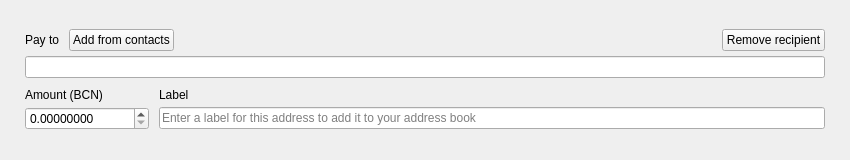
<?xml version="1.0" encoding="UTF-8"?>
<ui version="4.0">
 <class>TransferFrame</class>
 <widget class="QFrame" name="TransferFrame">
  <property name="geometry">
   <rect>
    <x>0</x>
    <y>0</y>
    <width>850</width>
    <height>160</height>
   </rect>
  </property>
  <property name="sizePolicy">
   <sizepolicy hsizetype="Preferred" vsizetype="Preferred">
    <horstretch>0</horstretch>
    <verstretch>150</verstretch>
   </sizepolicy>
  </property>
  <property name="minimumSize">
   <size>
    <width>0</width>
    <height>160</height>
   </size>
  </property>
  <property name="maximumSize">
   <size>
    <width>16777215</width>
    <height>160</height>
   </size>
  </property>
  <property name="windowTitle">
   <string>Frame</string>
  </property>
  <property name="styleSheet">
   <string notr="true"/>
  </property>
  <property name="frameShape">
   <enum>QFrame::NoFrame</enum>
  </property>
  <property name="frameShadow">
   <enum>QFrame::Plain</enum>
  </property>
  <layout class="QVBoxLayout" name="verticalLayout">
   <property name="spacing">
    <number>10</number>
   </property>
   <property name="leftMargin">
    <number>25</number>
   </property>
   <property name="rightMargin">
    <number>25</number>
   </property>
   <item>
    <spacer name="verticalSpacer_2">
     <property name="orientation">
      <enum>Qt::Vertical</enum>
     </property>
     <property name="sizeHint" stdset="0">
      <size>
       <width>20</width>
       <height>40</height>
      </size>
     </property>
    </spacer>
   </item>
   <item>
    <layout class="QGridLayout" name="gridLayout">
     <property name="verticalSpacing">
      <number>5</number>
     </property>
     <item row="0" column="0">
      <widget class="QLabel" name="m_payToTextLabel">
       <property name="sizePolicy">
        <sizepolicy hsizetype="Minimum" vsizetype="Minimum">
         <horstretch>0</horstretch>
         <verstretch>0</verstretch>
        </sizepolicy>
       </property>
       <property name="text">
        <string>Pay to</string>
       </property>
       <property name="alignment">
        <set>Qt::AlignLeading|Qt::AlignLeft|Qt::AlignVCenter</set>
       </property>
       <property name="margin">
        <number>0</number>
       </property>
       <property name="indent">
        <number>0</number>
       </property>
      </widget>
     </item>
     <item row="0" column="1">
      <widget class="QPushButton" name="m_addressBookButton">
       <property name="sizePolicy">
        <sizepolicy hsizetype="Preferred" vsizetype="Minimum">
         <horstretch>0</horstretch>
         <verstretch>0</verstretch>
        </sizepolicy>
       </property>
       <property name="cursor">
        <cursorShape>PointingHandCursor</cursorShape>
       </property>
       <property name="focusPolicy">
        <enum>Qt::StrongFocus</enum>
       </property>
       <property name="layoutDirection">
        <enum>Qt::LeftToRight</enum>
       </property>
       <property name="text">
        <string>Add from contacts</string>
       </property>
       <property name="flat">
        <bool>false</bool>
       </property>
      </widget>
     </item>
     <item row="0" column="2">
      <spacer name="horizontalSpacer">
       <property name="orientation">
        <enum>Qt::Horizontal</enum>
       </property>
       <property name="sizeHint" stdset="0">
        <size>
         <width>318</width>
         <height>10</height>
        </size>
       </property>
      </spacer>
     </item>
     <item row="0" column="3" alignment="Qt::AlignBottom">
      <widget class="QPushButton" name="m_removeButton">
       <property name="sizePolicy">
        <sizepolicy hsizetype="Preferred" vsizetype="Minimum">
         <horstretch>0</horstretch>
         <verstretch>0</verstretch>
        </sizepolicy>
       </property>
       <property name="cursor">
        <cursorShape>PointingHandCursor</cursorShape>
       </property>
       <property name="focusPolicy">
        <enum>Qt::StrongFocus</enum>
       </property>
       <property name="text">
        <string>Remove recipient</string>
       </property>
       <property name="flat">
        <bool>false</bool>
       </property>
      </widget>
     </item>
     <item row="1" column="0" colspan="4">
      <widget class="QLineEdit" name="m_sendAddressEdit">
       <property name="styleSheet">
        <string notr="true">[errorState=&quot;true&quot;] {
  border-color: #ef3131;
}</string>
       </property>
      </widget>
     </item>
    </layout>
   </item>
   <item>
    <layout class="QGridLayout" name="gridLayout_2">
     <property name="verticalSpacing">
      <number>5</number>
     </property>
     <item row="0" column="0">
      <widget class="QLabel" name="m_amountTextLabel">
       <property name="text">
        <string>Amount (BCN)</string>
       </property>
       <property name="alignment">
        <set>Qt::AlignBottom|Qt::AlignLeading|Qt::AlignLeft</set>
       </property>
       <property name="indent">
        <number>0</number>
       </property>
      </widget>
     </item>
     <item row="0" column="1">
      <widget class="QLabel" name="m_labelTextLabel">
       <property name="text">
        <string>Label</string>
       </property>
       <property name="alignment">
        <set>Qt::AlignBottom|Qt::AlignLeading|Qt::AlignLeft</set>
       </property>
       <property name="indent">
        <number>0</number>
       </property>
      </widget>
     </item>
     <item row="1" column="0">
      <widget class="QDoubleSpinBox" name="m_sendAmountSpin">
       <property name="focusPolicy">
        <enum>Qt::StrongFocus</enum>
       </property>
       <property name="layoutDirection">
        <enum>Qt::LeftToRight</enum>
       </property>
       <property name="styleSheet">
        <string notr="true">[errorState=&quot;true&quot;] {
  border-color: #ef3131;
}</string>
       </property>
       <property name="buttonSymbols">
        <enum>QAbstractSpinBox::UpDownArrows</enum>
       </property>
       <property name="suffix">
        <string notr="true"/>
       </property>
       <property name="decimals">
        <number>8</number>
       </property>
       <property name="maximum">
        <double>1000000000.000000000000000</double>
       </property>
      </widget>
     </item>
     <item row="1" column="1">
      <widget class="QLineEdit" name="m_sendLabelEdit">
       <property name="styleSheet">
        <string notr="true">[errorState=&quot;true&quot;] {
  border-color: #ef3131;
}</string>
       </property>
       <property name="placeholderText">
        <string>Enter a label for this address to add it to your address book</string>
       </property>
      </widget>
     </item>
    </layout>
   </item>
   <item>
    <spacer name="verticalSpacer">
     <property name="orientation">
      <enum>Qt::Vertical</enum>
     </property>
     <property name="sizeHint" stdset="0">
      <size>
       <width>20</width>
       <height>40</height>
      </size>
     </property>
    </spacer>
   </item>
  </layout>
 </widget>
 <tabstops>
  <tabstop>m_addressBookButton</tabstop>
  <tabstop>m_removeButton</tabstop>
  <tabstop>m_sendAddressEdit</tabstop>
  <tabstop>m_sendAmountSpin</tabstop>
  <tabstop>m_sendLabelEdit</tabstop>
 </tabstops>
 <resources/>
 <connections>
  <connection>
   <sender>m_removeButton</sender>
   <signal>clicked()</signal>
   <receiver>TransferFrame</receiver>
   <slot>deleteLater()</slot>
   <hints>
    <hint type="sourcelabel">
     <x>797</x>
     <y>41</y>
    </hint>
    <hint type="destinationlabel">
     <x>445</x>
     <y>79</y>
    </hint>
   </hints>
  </connection>
  <connection>
   <sender>m_addressBookButton</sender>
   <signal>clicked()</signal>
   <receiver>TransferFrame</receiver>
   <slot>addressBookClicked()</slot>
   <hints>
    <hint type="sourcelabel">
     <x>136</x>
     <y>41</y>
    </hint>
    <hint type="destinationlabel">
     <x>445</x>
     <y>79</y>
    </hint>
   </hints>
  </connection>
  <connection>
   <sender>m_sendAddressEdit</sender>
   <signal>textChanged(QString)</signal>
   <receiver>TransferFrame</receiver>
   <slot>labelOrAddressChanged(QString)</slot>
   <hints>
    <hint type="sourcelabel">
     <x>445</x>
     <y>56</y>
    </hint>
    <hint type="destinationlabel">
     <x>445</x>
     <y>79</y>
    </hint>
   </hints>
  </connection>
  <connection>
   <sender>m_sendLabelEdit</sender>
   <signal>textChanged(QString)</signal>
   <receiver>TransferFrame</receiver>
   <slot>labelOrAddressChanged(QString)</slot>
   <hints>
    <hint type="sourcelabel">
     <x>582</x>
     <y>128</y>
    </hint>
    <hint type="destinationlabel">
     <x>445</x>
     <y>79</y>
    </hint>
   </hints>
  </connection>
  <connection>
   <sender>m_sendAmountSpin</sender>
   <signal>valueChanged(QString)</signal>
   <receiver>TransferFrame</receiver>
   <slot>amountStringChanged(QString)</slot>
   <hints>
    <hint type="sourcelabel">
     <x>124</x>
     <y>124</y>
    </hint>
    <hint type="destinationlabel">
     <x>453</x>
     <y>79</y>
    </hint>
   </hints>
  </connection>
  <connection>
   <sender>m_sendAddressEdit</sender>
   <signal>textChanged(QString)</signal>
   <receiver>TransferFrame</receiver>
   <slot>addressChanged(QString)</slot>
   <hints>
    <hint type="sourcelabel">
     <x>453</x>
     <y>69</y>
    </hint>
    <hint type="destinationlabel">
     <x>453</x>
     <y>79</y>
    </hint>
   </hints>
  </connection>
  <connection>
   <sender>m_sendAmountSpin</sender>
   <signal>valueChanged(double)</signal>
   <receiver>TransferFrame</receiver>
   <slot>validateAmount(double)</slot>
   <hints>
    <hint type="sourcelabel">
     <x>104</x>
     <y>125</y>
    </hint>
    <hint type="destinationlabel">
     <x>424</x>
     <y>79</y>
    </hint>
   </hints>
  </connection>
 </connections>
 <slots>
  <slot>addressBookClicked()</slot>
  <slot>pasteClicked()</slot>
  <slot>labelOrAddressChanged(QString)</slot>
  <slot>addressChanged(QString)</slot>
  <slot>amountStringChanged(QString)</slot>
  <slot>validateAmount(double)</slot>
 </slots>
</ui>
